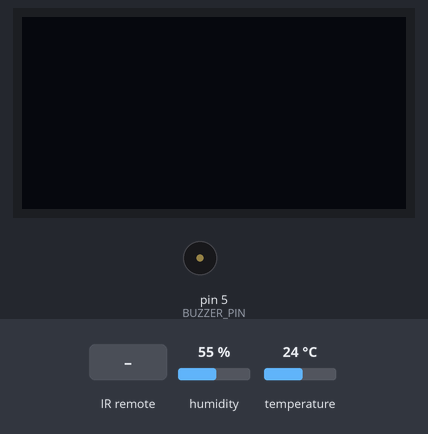
Recording of a sketch running on a simulated Arduino Uno, built with avr-gcc and run on an emulated ATmega328P. Parts: 128×64 one-colour display, buzzer (waves = sounding, pin HIGH). Inputs (shaded band) come from the test bench; at power-on: humidity 55 %, temperature 24 °C. What the sketch prints to the serial monitor is not drawn.

Above: at 1.2 s.
1.3 s: humidity set to 79 %
3.3 s: humidity set to 82 %
At 4.3 s:
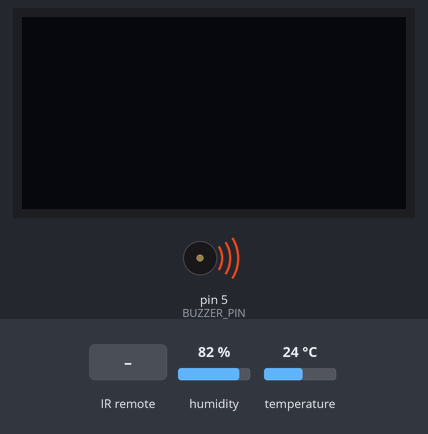
8.4 s: infrared code 0xFF6897 received
At 9.0 s:
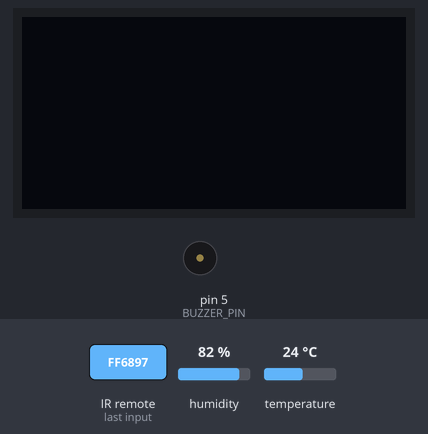
Timing chart, 0 to 11.4 s (numbered marks = the images above; inputs shaded):
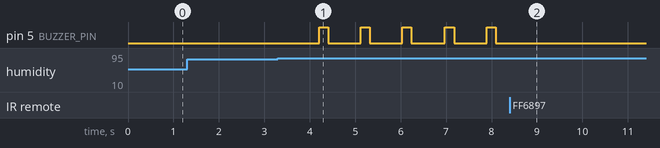

The sketch:

project_5.ino
```cpp
/*
 * 环境温湿度检测与报警系统
 * 功能：通过DHT11传感器检测环境温湿度，使用红外遥控器设置报警阈值
 * 当温湿度超过阈值时，蜂鸣器报警
 */

// 引入必要的库
#include <Wire.h>             // <<< 添加 I2C 库
#include <IRremote.h>         // 红外遥控库
#include <DHT.h>              // DHT传感器库
#include <Adafruit_GFX.h>     // OLED显示库基础
#include <Adafruit_SSD1306.h> // OLED显示库

// 定义引脚
#define IR_RECEIVE_PIN 2 // 红外接收模块引脚
#define IR_SEND_PIN 3    // 红外发射模块引脚
#define DHT_PIN 4        // DHT11传感器引脚
#define BUZZER_PIN 5     // 蜂鸣器引脚
#define DHT_TYPE DHT11   // 传感器类型

// OLED显示屏设置
#define SCREEN_WIDTH 128   // OLED显示宽度，单位：像素
#define SCREEN_HEIGHT 64   // OLED显示高度，单位：像素
#define OLED_RESET -1
#define OLED_I2C_ADDR 0x3C

// 创建对象
Adafruit_SSD1306 display(SCREEN_WIDTH, SCREEN_HEIGHT, &Wire, OLED_RESET); // 构造函数会自动处理 -1
DHT dht(DHT_PIN, DHT_TYPE);
IRrecv irrecv(IR_RECEIVE_PIN);
decode_results results;

// 全局变量
float temperature = 0;      // 当前温度
float humidity = 0;         // 当前湿度
float tempThreshold = 30.0; // 温度报警阈值
float humiThreshold = 80.0; // 湿度报警阈值
bool alarmEnabled = true;   // 报警开关
bool settingTemp = false;   // 是否正在设置温度阈值
bool settingHumi = false;   // 是否正在设置湿度阈值

// 红外遥控器按键编码（需要根据实际遥控器测试获取）
// 这些值需要通过测试获取，以下为示例值
#define IR_BUTTON_TOGGLE_ALARM 0xFF6897 // 0键 - 切换报警开关
#define IR_BUTTON_1 0xFF30CF
#define IR_BUTTON_2 0x9E2DFE6C
#define IR_BUTTON_3 0x6182021B
#define IR_BUTTON_4 0x9E879628
#define IR_BUTTON_5 0x488F3CBB
#define IR_BUTTON_6 0x0449E79F
#define IR_BUTTON_7 0x32C6FDF7
#define IR_BUTTON_8 0x1BC0157B
#define IR_BUTTON_9 0x3EC3FC1B
#define IR_BUTTON_VOL_UP 0xD7E84B1A // 上键 - 增加阈值
#define IR_BUTTON_VOL_DOWN 0x52A3D41F // 下键 - 减少阈值
#define IR_BUTTON_CONFIRM 0x20FE4DBB // OK键 - 确认/退出设置
#define IR_BUTTON_CH_MINUS 0xE318261B // *键 (CH-) - 进入温度设置
#define IR_BUTTON_CH_PLUS 0xACA633AC // #键 (CH+) - 进入湿度设置

void setup()
{
  // 初始化串口通信
  Serial.begin(9600);
  Serial.println("Environment Temp & Humi Monitoring System Starting...");

  if (!display.begin(SSD1306_SWITCHCAPVCC, OLED_I2C_ADDR))
  {
    Serial.println(F("SSD1306 allocation failed"));
    for (;;); // Don't proceed, loop forever
  }
  Serial.println("OLED Initialized");

  //初始化红外接收器
  irrecv.enableIRIn(); // Start the receiver
  Serial.println("红外接收器初始化完成");

  // 初始化DHT11传感器
  dht.begin();
  Serial.println("DHT11传感器初始化完成");

  // 初始化蜂鸣器引脚
  pinMode(BUZZER_PIN, OUTPUT);
  digitalWrite(BUZZER_PIN, LOW);
  Serial.println("Buzzer Initialized");

  // Show startup message
  // display.clearDisplay();
  // display.setTextSize(1);
  // display.setTextColor(SSD1306_WHITE);
  // display.setCursor(0, 0);
  // display.println("Temp/Humi System");
  // display.println("Initialized");
  // display.display();
  // delay(2000);
}

void loop()
{
  // Read temperature and humidity data
  readDHTData();

  // Display data on OLED
  // displayData();

  // 检查红外遥控器输入
  checkIRRemote();

  // 检查是否需要报警
  checkAlarm();

  // 延时更新
  delay(500);
}

// 读取DHT11传感器数据
void readDHTData()
{
  // 读取湿度
  humidity = dht.readHumidity();
  // 读取温度（摄氏度）
  temperature = dht.readTemperature();

  // Check if reading failed
  if (isnan(humidity) || isnan(temperature))
  {
    Serial.println("Failed to read from DHT sensor!");
    return;
  }

  // Print to serial monitor
  Serial.print("Temperature: ");
  Serial.print(temperature);
  Serial.print(" C, Humidity: ");
  Serial.print(humidity);
  Serial.println(" %");
}

// Display data on OLED

void displayData()
{
  display.clearDisplay();
  display.setTextSize(1);
  display.setTextColor(SSD1306_WHITE);
  display.setCursor(0, 0);

  // Show current mode
  if (settingTemp)
  {
    display.println("Set Temp Thresh");
  }
  else if (settingHumi)
  {
    display.println("Set Humi Thresh");
  }
  else
  {
    display.println("Monitor Mode");
  }

  // Show temperature
  display.print("Temp: ");
  display.print(temperature);
  display.println(" C");

  // Show humidity
  display.print("Humi: ");
  display.print(humidity);
  display.println(" %");

  // Show thresholds
  display.print("Temp Thresh: ");
  display.println(tempThreshold);
  display.print("Humi Thresh: ");
  display.println(humiThreshold);

  // Show alarm status
  display.print("Alarm: ");
  display.println(alarmEnabled ? "ON" : "OFF");

  display.display();
}


// 检查红外遥控器输入
void checkIRRemote()
{
  if (irrecv.decode(&results))
  { // Check if an IR signal is received and decode it
    // 获取红外编码
    // Note: The way to get the raw data might differ slightly based on the exact library version and protocol.
    // decodedRawData might not be the correct field. Often it's results.value
    // Let's assume results.value holds the code for common protocols.
    // If 0xFFFFFFFF is received, it's often a repeat code, which we can ignore or handle.
    if (results.value != 0xFFFFFFFF)
    {
      uint32_t irCode = results.value;

      // 输出红外编码到串口（用于测试获取按键编码）
      Serial.print("接收到红外编码: 0x");
      Serial.println(irCode, HEX);

      // 根据不同按键执行不同操作
      processIRCommand(irCode); // 暂时注释掉，以便测试
    }

    // 准备接收下一个信号
    irrecv.resume(); // Receive the next value
  }
}

//处理红外遥控器命令
void processIRCommand(uint32_t irCode)
{
  // 根据接收到的红外编码执行相应操作
  switch (irCode)
  {
  case IR_BUTTON_CH_MINUS: // *键 (CH-) - 切换到温度阈值设置模式
    settingTemp = true;
    settingHumi = false;
    Serial.println("Entering Temp Threshold Setting Mode");
    break;

  case IR_BUTTON_CH_PLUS: // #键 (CH+) - 切换到湿度阈值设置模式
    settingTemp = false;
    settingHumi = true;
    Serial.println("Entering Humi Threshold Setting Mode");
    break;

  case IR_BUTTON_CONFIRM: // OK键 - 退出设置模式
    settingTemp = false;
    settingHumi = false;
    Serial.println("Exiting Setting Mode");
    break;

  case IR_BUTTON_VOL_UP: // 上键 - 增加阈值
    if (settingTemp)
    {
      tempThreshold += 1.0;
      Serial.print("Temp threshold increased to: ");
      Serial.println(tempThreshold);
    }
    else if (settingHumi)
    {
      humiThreshold += 5.0;
      Serial.print("Humi threshold increased to: ");
      Serial.println(humiThreshold);
    }
    break;

  case IR_BUTTON_VOL_DOWN: // 下键 - 减少阈值
    if (settingTemp)
    {
      tempThreshold -= 1.0;
      Serial.print("Temp threshold decreased to: ");
      Serial.println(tempThreshold);
    }
    else if (settingHumi)
    {
      humiThreshold -= 5.0;
      Serial.print("Humi threshold decreased to: ");
      Serial.println(humiThreshold);
    }
    break;

  case IR_BUTTON_TOGGLE_ALARM: // 0 key - Toggle alarm
    alarmEnabled = !alarmEnabled;
    Serial.print("Alarm function: ");
    Serial.println(alarmEnabled ? "ON" : "OFF");
    break;

  default:
    // 其他按键可以根据需要添加功能
    break;
  }
}

// 检查是否需要报警
void checkAlarm()
{
  if (!alarmEnabled)
    return; // 如果报警功能关闭，直接返回

  bool alarmTriggered = false;

  // Check if temperature exceeds threshold
  if (temperature > tempThreshold)
  {
    Serial.println("Warning: Temperature exceeds threshold!");
    alarmTriggered = true;
  }

  // Check if humidity exceeds threshold
  if (humidity > humiThreshold)
  {
    Serial.println("Warning: Humidity exceeds threshold!");
    alarmTriggered = true;
  }

  // 如果触发报警，蜂鸣器短音报警
  if (alarmTriggered)
  {
    beepAlarm();
  }
}

// 蜂鸣器报警函数
void beepAlarm()
{
  // 短音报警
  digitalWrite(BUZZER_PIN, HIGH);
  delay(200);
  digitalWrite(BUZZER_PIN, LOW);
  delay(200);
}
```

Measured:
- the behaviour switches between 80 and 81 % on humidity (found by bisection; images 0 and 1)
- after the input at 1.3 s, every drawn part: stays the same
- after the input at 3.3 s, pin 5 (BUZZER_PIN): alternates HIGH for 0.20 s and LOW for 0.71 s, starting after 0.91 s
- after the input at 8.4 s, pin 5 (BUZZER_PIN): stops changing and stays LOW
